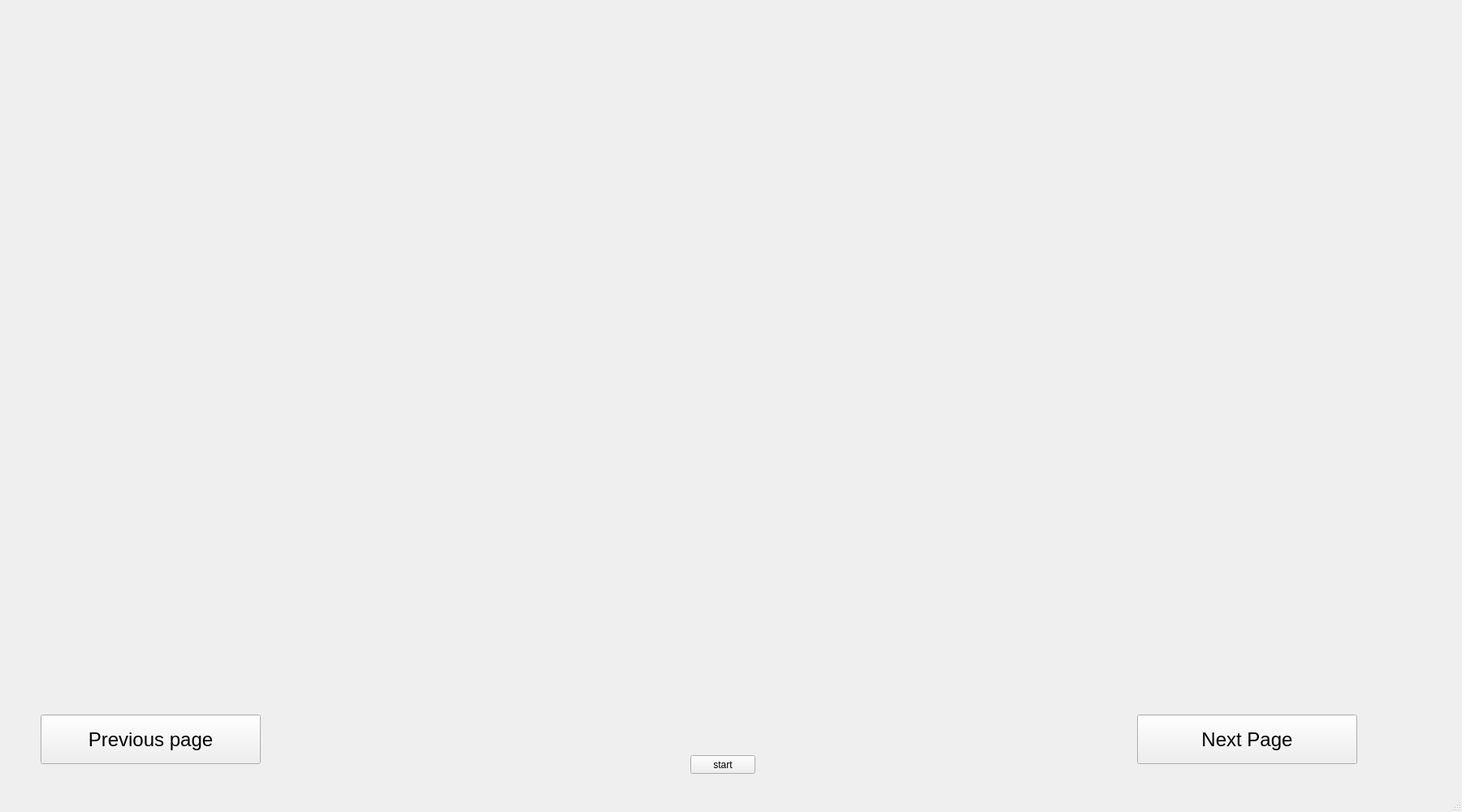
<?xml version="1.0" encoding="UTF-8"?>
<ui version="4.0">
 <class>MainWindow</class>
 <widget class="QMainWindow" name="MainWindow">
  <property name="geometry">
   <rect>
    <x>0</x>
    <y>0</y>
    <width>1800</width>
    <height>1000</height>
   </rect>
  </property>
  <property name="windowTitle">
   <string>MainWindow</string>
  </property>
  <widget class="QWidget" name="centralwidget">
   <widget class="QLabel" name="right_page">
    <property name="geometry">
     <rect>
      <x>870</x>
      <y>0</y>
      <width>850</width>
      <height>800</height>
     </rect>
    </property>
    <property name="text">
     <string/>
    </property>
    <property name="scaledContents">
     <bool>true</bool>
    </property>
   </widget>
   <widget class="QLabel" name="left_page">
    <property name="geometry">
     <rect>
      <x>30</x>
      <y>0</y>
      <width>850</width>
      <height>800</height>
     </rect>
    </property>
    <property name="text">
     <string/>
    </property>
    <property name="scaledContents">
     <bool>true</bool>
    </property>
   </widget>
   <widget class="QPushButton" name="next_page_button">
    <property name="geometry">
     <rect>
      <x>1400</x>
      <y>880</y>
      <width>271</width>
      <height>61</height>
     </rect>
    </property>
    <property name="font">
     <font>
      <pointsize>18</pointsize>
     </font>
    </property>
    <property name="text">
     <string>Next Page</string>
    </property>
   </widget>
   <widget class="QPushButton" name="previous_page_button">
    <property name="geometry">
     <rect>
      <x>50</x>
      <y>880</y>
      <width>271</width>
      <height>61</height>
     </rect>
    </property>
    <property name="font">
     <font>
      <pointsize>18</pointsize>
     </font>
    </property>
    <property name="text">
     <string>Previous page</string>
    </property>
   </widget>
   <widget class="QPushButton" name="start_button">
    <property name="geometry">
     <rect>
      <x>850</x>
      <y>930</y>
      <width>80</width>
      <height>23</height>
     </rect>
    </property>
    <property name="text">
     <string>start</string>
    </property>
   </widget>
  </widget>
  <widget class="QMenuBar" name="menubar">
   <property name="geometry">
    <rect>
     <x>0</x>
     <y>0</y>
     <width>1800</width>
     <height>20</height>
    </rect>
   </property>
  </widget>
  <widget class="QStatusBar" name="statusbar"/>
 </widget>
 <resources/>
 <connections/>
</ui>
